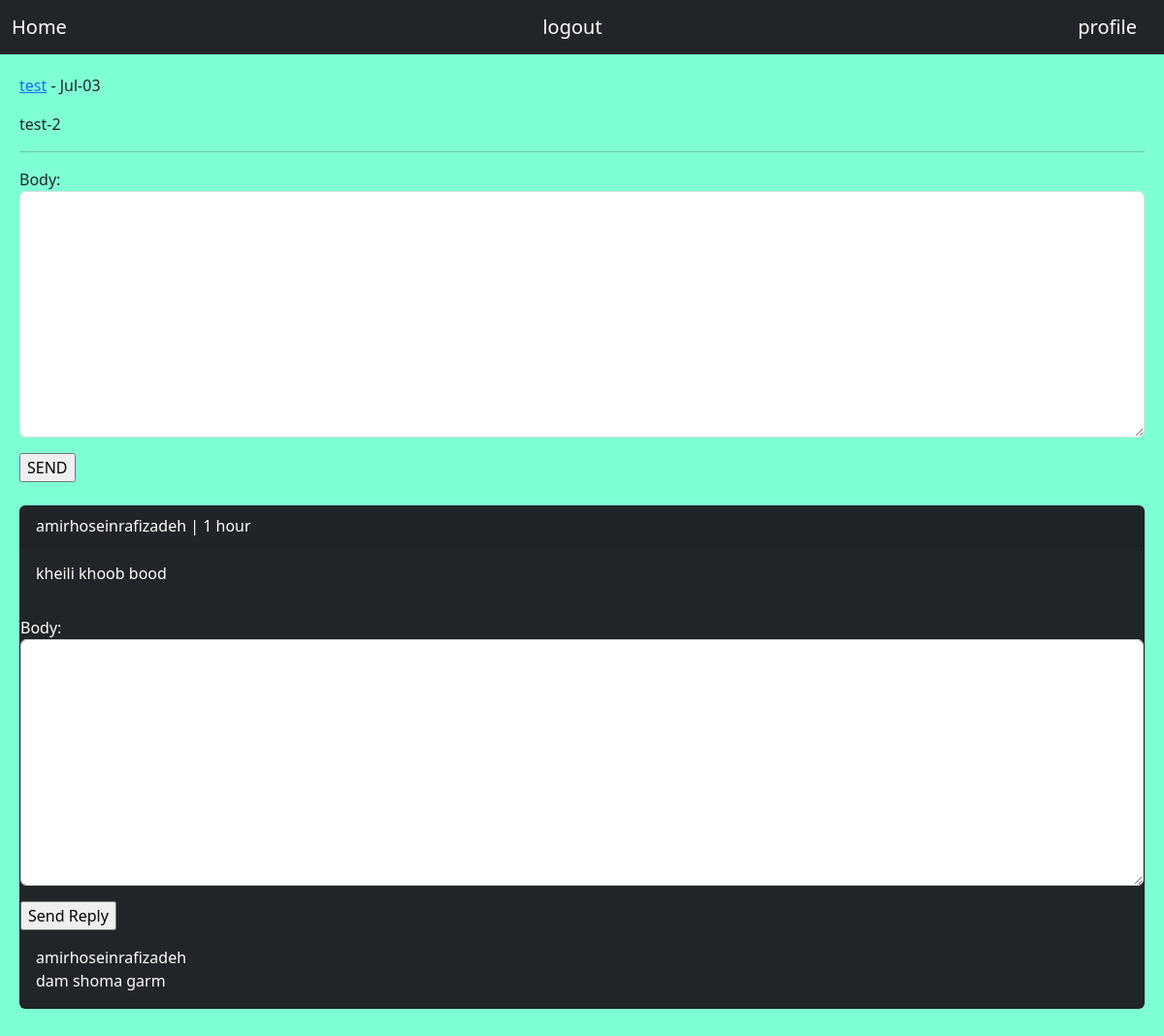
Page /post/16/test-2/ (signed in) on the committed database.
### home/models.py (models this page shows, shortened)
class Posts(models.Model):
    user = models.ForeignKey(User, on_delete=models.CASCADE, related_name='posts')
    body = models.TextField()
    slug = models.SlugField()
    created = models.DateTimeField(auto_now_add=True)
    updated = models.DateTimeField(auto_now=True)
    class Meta:
        ordering = ['-created']

class comments(models.Model):
    user = models.ForeignKey(User, on_delete=models.CASCADE, related_name='user_comments')
    post = models.ForeignKey(Posts, on_delete=models.CASCADE, related_name='post_comments')
    reply = models.ForeignKey('self', on_delete=models.CASCADE, related_name='reply_comments', null=True, blank=True)
    is_reply = models.BooleanField(default=False)
    body = models.TextField(max_length=100)
    created = models.DateTimeField(auto_now_add=True)

### home/views.py (the view, shortened to what this page needs)
# urls.py: path('post/<int:post_id>/<slug:post_slug>/', views.PostDetailView.as_view(), name='post_detail'),
class PostDetailView(View):
    form_class = CommentCreateForm
    form_class_reply = CommentReplyForm
    def setup(self, request, *args, **kwargs):
        self.post_instance = get_object_or_404(Posts, pk=kwargs['post_id'], slug=kwargs['post_slug'])
        return super().setup(request, *args, **kwargs)
    def get(self, request, *args, **kwargs):
        comments = self.post_instance.post_comments.filter(is_reply=False)
        return render(request, 'home/detail.html', {'post': self.post_instance, 'comments': comments, 'form':self.form_class, 'reply_form':self.form_class_reply})

### home/templates/home/detail.html (shortened to what this page needs)
{%extends 'base.html'%}
{%block content%}
<p><a href="{% url 'account:user_profile' post.user.id %}">{{ post.user.username }}</a> - {{ post.updated|date:"M-d" }}</p>
<p>{{ post.body }}</p><hr>
{% if request.user.is_authenticated %}
<form action="" method="post">
    {{form.as_p}}
    <input type="submit" value="SEND">
</form><br>
{% else %}
<h3 class="alert alert-danger">only logged user can comment on this post</h3>
{% endif %}
{% for comment in comments %}
    <div class="card bg-dark text-white">
        <p class="card-header">{{comment.user}} | {{comment.created|timesince}}</p>
        <p class="card-body">{{comment.body}}</p>
        {% if request.user.is_authenticated %}
        <form class="" action="{% url 'home:add_reply' post.id comment.id %}" method="post">
            {{ reply_form.as_p }}
            <input type="submit" value="Send Reply">
        </form>
        {% endif %}
        {% with replies=comment.reply_comments.all %}
        {% for reply in replies %}
            <p class="br-info p-2 m-2 ">{{ reply.user }}<br>{{ reply.body }}</p>
        {% endfor %}
        {% endwith %}
    </div><br>
{% empty %}
<p class="card bg-dark text-white">No comments</p>
{% endfor %}
{%endblock%}

### rows in the picture
Posts: user.username "test", updated "Jul-03", body "test-2"
comments: user "amirhoseinrafizadeh", created "1 hour", body "kheili khoob bood"
comments: user "amirhoseinrafizadeh", body "dam shoma garm"
